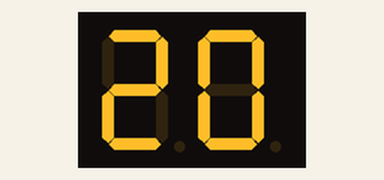
Recording of a sketch running on a simulated Arduino Uno, built with avr-gcc and run on an emulated ATmega328P. Parts: 2-digit seven-segment display. Wiring (inferred from the names in the program): 2-digit 7-segment display, segments lit when LOW: segments pin 2, pin 3, pin 4, pin 5, pin 6, pin 7, pin 8; digit selects pin 9, pin 10. The segment pins are drawn as the display they are named for.

Above: at 0.1 s.
At 2.3 s:
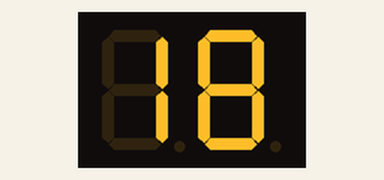
At 5.5 s:
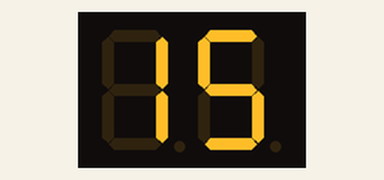
At 10.9 s:
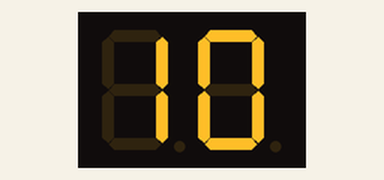
At 15.2 s:
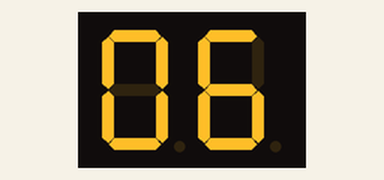
At 21.6 s:
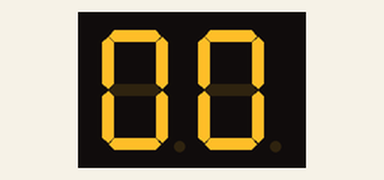

The sketch:

test_countdown.ino
```cpp
/*
Displays the numbers 0-9 on the display, with one second inbetween.
    A
   ---
F |   | B
  | G |
   ---
E |   | C
  |   |
   ---
    D
Visit out my new site: kosworld.tk
 */

// Pin 2-8 is connected to the 7 segments of the display.

int pinA = 2;
int pinB = 3;
int pinC = 4;
int pinD = 5;
int pinE = 6;
int pinF = 7;
int pinG = 8;
int D1 = 9;
int D2 = 10;
int D3 = 11;
int D4 = 12;
int a,b,i,j;
int timer = 500;

// the setup routine runs once when you press reset:
void setup()
{
  // initialize the digital pins as outputs.
  pinMode(pinA, OUTPUT);
  pinMode(pinB, OUTPUT);
  pinMode(pinC, OUTPUT);
  pinMode(pinD, OUTPUT);
  pinMode(pinE, OUTPUT);
  pinMode(pinF, OUTPUT);
  pinMode(pinG, OUTPUT);
  pinMode(D1, OUTPUT);
  pinMode(D2, OUTPUT);

  for(i=20;i>=0;i--)
  {
    a = i / 10;
    b = i - (a * 10);
    for(j=0;j<500;j++)
    {
      digitalWrite(D1, HIGH);
      digitalWrite(D2, LOW);
      if(a == 0)
      {
        digitalWrite(pinA, LOW);
        digitalWrite(pinB, LOW);
        digitalWrite(pinC, LOW);
        digitalWrite(pinD, LOW);
        digitalWrite(pinE, LOW);
        digitalWrite(pinF, LOW);
        digitalWrite(pinG, HIGH);
      }
      else if(a == 1)
      {
        digitalWrite(pinA, HIGH);
        digitalWrite(pinB, LOW);
        digitalWrite(pinC, LOW);
        digitalWrite(pinD, HIGH);
        digitalWrite(pinE, HIGH);
        digitalWrite(pinF, HIGH);
        digitalWrite(pinG, HIGH);
      }
      else if(a == 2)
      {
        digitalWrite(pinA, LOW);
        digitalWrite(pinB, LOW);
        digitalWrite(pinC, HIGH);
        digitalWrite(pinD, LOW);
        digitalWrite(pinE, LOW);
        digitalWrite(pinF, HIGH);
        digitalWrite(pinG, LOW);
      }
      delay(1);
      digitalWrite(D1, HIGH);
      digitalWrite(D2, LOW);
      digitalWrite(pinA, HIGH);
      digitalWrite(pinB, HIGH);
      digitalWrite(pinC, HIGH);
      digitalWrite(pinD, HIGH);
      digitalWrite(pinE, HIGH);
      digitalWrite(pinF, HIGH);
      digitalWrite(pinG, HIGH);

      digitalWrite(D1, LOW);
      digitalWrite(D2, HIGH);
      if(b == 0)
      {
        digitalWrite(pinA, LOW);
        digitalWrite(pinB, LOW);
        digitalWrite(pinC, LOW);
        digitalWrite(pinD, LOW);
        digitalWrite(pinE, LOW);
        digitalWrite(pinF, LOW);
        digitalWrite(pinG, HIGH);
      }
      else if(b == 1)
      {
        digitalWrite(pinA, HIGH);
        digitalWrite(pinB, LOW);
        digitalWrite(pinC, LOW);
        digitalWrite(pinD, HIGH);
        digitalWrite(pinE, HIGH);
        digitalWrite(pinF, HIGH);
        digitalWrite(pinG, HIGH);
      }
      else if(b == 2)
      {
        digitalWrite(pinA, LOW);
        digitalWrite(pinB, LOW);
        digitalWrite(pinC, HIGH);
        digitalWrite(pinD, LOW);
        digitalWrite(pinE, LOW);
        digitalWrite(pinF, HIGH);
        digitalWrite(pinG, LOW);
      }
      else if(b == 3)
      {
        digitalWrite(pinA, LOW);
        digitalWrite(pinB, LOW);
        digitalWrite(pinC, LOW);
        digitalWrite(pinD, LOW);
        digitalWrite(pinE, HIGH);
        digitalWrite(pinF, HIGH);
        digitalWrite(pinG, LOW);
      }
      else if(b == 4)
      {
        digitalWrite(pinA, HIGH);
        digitalWrite(pinB, LOW);
        digitalWrite(pinC, LOW);
        digitalWrite(pinD, HIGH);
        digitalWrite(pinE, HIGH);
        digitalWrite(pinF, LOW);
        digitalWrite(pinG, LOW);
      }
      else if(b == 5)
      {
        digitalWrite(pinA, LOW);
        digitalWrite(pinB, HIGH);
        digitalWrite(pinC, LOW);
        digitalWrite(pinD, LOW);
        digitalWrite(pinE, HIGH);
        digitalWrite(pinF, LOW);
        digitalWrite(pinG, LOW);
      }
      else if(b == 6)
      {
        digitalWrite(pinA, LOW);
        digitalWrite(pinB, HIGH);
        digitalWrite(pinC, LOW);
        digitalWrite(pinD, LOW);
        digitalWrite(pinE, LOW);
        digitalWrite(pinF, LOW);
        digitalWrite(pinG, LOW);
      }
      else if(b == 7)
      {
        digitalWrite(pinA, LOW);
        digitalWrite(pinB, LOW);
        digitalWrite(pinC, LOW);
        digitalWrite(pinD, HIGH);
        digitalWrite(pinE, HIGH);
        digitalWrite(pinF, HIGH);
        digitalWrite(pinG, HIGH);
      }
      else if(b == 8)
      {
        digitalWrite(pinA, LOW);
        digitalWrite(pinB, LOW);
        digitalWrite(pinC, LOW);
        digitalWrite(pinD, LOW);
        digitalWrite(pinE, LOW);
        digitalWrite(pinF, LOW);
        digitalWrite(pinG, LOW);
      }
      else if(b == 9)
      {
        digitalWrite(pinA, LOW);
        digitalWrite(pinB, LOW);
        digitalWrite(pinC, LOW);
        digitalWrite(pinD, LOW);
        digitalWrite(pinE, HIGH);
        digitalWrite(pinF, LOW);
        digitalWrite(pinG, LOW);
      }
      delay(1);
      digitalWrite(D1, LOW);
      digitalWrite(D2, HIGH);
      digitalWrite(pinA, HIGH);
      digitalWrite(pinB, HIGH);
      digitalWrite(pinC, HIGH);
      digitalWrite(pinD, HIGH);
      digitalWrite(pinE, HIGH);
      digitalWrite(pinF, HIGH);
      digitalWrite(pinG, HIGH);
    }
  }
}

// the loop routine runs over and over again forever:
void loop()
{
  digitalWrite(D1, HIGH);
  digitalWrite(D2, HIGH);
  digitalWrite(pinA, LOW);
  digitalWrite(pinB, LOW);
  digitalWrite(pinC, LOW);
  digitalWrite(pinD, LOW);
  digitalWrite(pinE, LOW);
  digitalWrite(pinF, LOW);
  digitalWrite(pinG, HIGH);
}
```

Measured:
- what the display in image 0 shows lasts 1.1 s, from 0.0 s to 1.1 s
